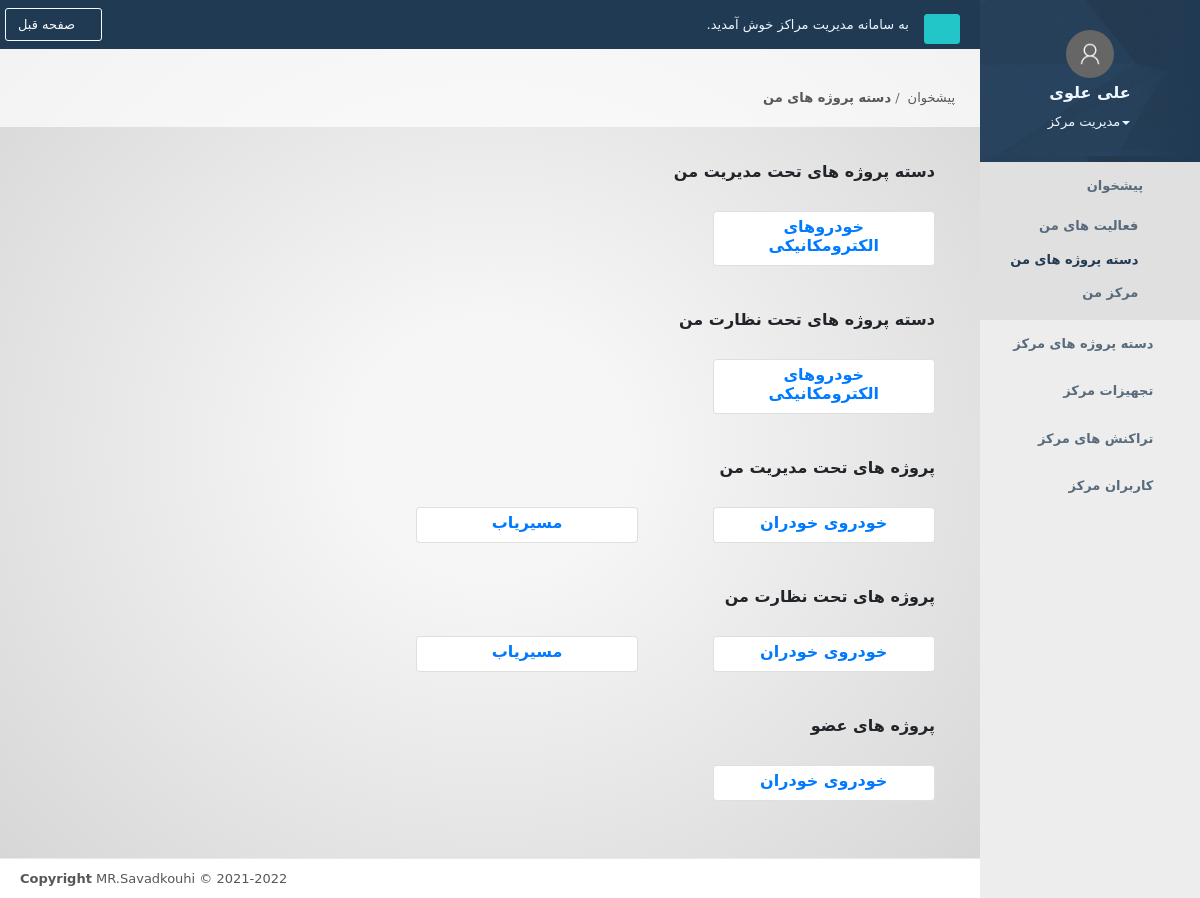
Page /myprojectpacks (signed in) on the committed database.
### accounts/models.py (models this page shows, shortened)
class Profile(models.Model):
    user = models.OneToOneField(to=User, on_delete=models.CASCADE, verbose_name='کاربر')
    avatar = models.ImageField(upload_to=get_avatar_directory_path, verbose_name='Avatar', max_length=255, blank=True,
                               null=True)
    created_at = models.DateTimeField(auto_now_add=True, verbose_name='تاریخ ایجاد')
    permissions = models.ManyToManyField(to=Permission, blank=True, verbose_name='دسترسی ها')
    mobile_number = models.CharField(max_length=11, verbose_name='تلفن همراه', unique=True)
    phone_number = models.CharField(max_length=20, default='', blank=True, verbose_name='تلفن ثابت')
    address = models.TextField(default='', blank=True, verbose_name='نشانی')
    sex = models.CharField(max_length=20, blank=True, choices=SEXES, default='man', verbose_name='جنسیت')
    degree = models.CharField(max_length=20, blank=True, choices=DEGREES, default='bachelor', verbose_name='مدرک')
    measure = models.CharField(max_length=20, blank=True, choices=MEASURES, default='software', verbose_name='رشته')
    university = models.CharField(max_length=20, blank=True, choices=UNINVERSITIES, default='Public', verbose_name='دانشگاه')
    langs = models.ManyToManyField(to=Lang, blank=True, verbose_name='زبان های برنامه نویسی')
    softwares = models.ManyToManyField(to=Software, blank=True, verbose_name='نرم افزارهای مسلط')
    other_abilities = models.TextField(default='', blank=True, verbose_name='سایر توانایی ها')
    resume = models.FileField(upload_to=get_resume_directory_path, verbose_name='رزومه', max_length=255, blank=True,
                               null=True)
    class Meta:
        ordering = ['user__last_name', 'user__first_name']
    @property
    def get_user_center(self):
        center = self.center_set.first()
        return center.id
    @property
    def get_user_main_role_display(self):
        main_role = self.permissions.all().first()
        if main_role:
            return main_role.get_code_display()
        return 'عضو مرکز'
    def has_perms(self, perms):
        if self.permissions.filter(code__in=perms).count():
            return True
        return False

class Permission(models.Model):
    code = models.CharField(max_length=30, choices=PERMISSIONS, verbose_name='کد')

### centers/models.py (models this page shows, shortened)
class ProjectPack(models.Model):
    name = models.CharField(max_length=255, verbose_name='نام', unique=True)
    code = models.CharField(null=True, blank=True, max_length=255, verbose_name='کد')
    description = models.TextField(null=True, blank=True, verbose_name='توضیحات')
    created_at = models.DateTimeField(auto_now_add=True, verbose_name='تاریخ ایجاد')
    manager = models.ForeignKey(to=Profile, on_delete=models.PROTECT, related_name='projectpack_manager',
                                verbose_name='مدیر دسته پروژه')
    monitoring_manager = models.ForeignKey(to=Profile, on_delete=models.PROTECT, related_name='projectpack_monitoring_manager',
                                verbose_name='کارشناس کنترل پروژه')
    center = models.ForeignKey(to=Center, on_delete=models.PROTECT, verbose_name='مرکز')
    started_at = models.DateTimeField(null=True, blank=True, verbose_name='شروع واقعی قرارداد')
    to_be_started = models.DateTimeField(verbose_name='شروع قرارداد')
    to_be_finished = models.DateTimeField(verbose_name='سررسید قرارداد')
    payment = models.IntegerField(verbose_name='مبلغ قرارداد')
    paid = models.IntegerField(default=0, verbose_name='مبلغ پرداخت شده')
    usable_fund = models.IntegerField(default=0, verbose_name='مبلغ قابل استفاده جهت تسویه پروژه')
    created_financial_statement = models.BooleanField(default=False, verbose_name='صورت مالی ایجاد شده؟')
    time_supplement_days = models.IntegerField(default=0, verbose_name='روزهای متمم شده')
    time_supplement_description = models.TextField(null=True, blank=True, verbose_name='توضیحات متمم زمانی')
    finished_at = models.DateTimeField(null=True, blank=True, verbose_name='تاریخ خاتمه قرارداد')
    status = models.CharField(max_length=20, choices=STATUS_TYPES, default='to_do', verbose_name='وضعیت')
    attachments = models.ManyToManyField(ProjectPackAttachment, blank=True, verbose_name='فایل ها')

class Project(models.Model):
    name = models.CharField(max_length=255, verbose_name='نام', unique=True)
    description = models.TextField(null=True, blank=True, verbose_name='توضیحات')
    created_at = models.DateTimeField(auto_now_add=True, verbose_name='تاریخ ایجاد')
    manager = models.ForeignKey(to=Profile, on_delete=models.PROTECT, related_name='project_manager',
                                verbose_name='پیمانکار پروژه')
    monitoring_manager = models.ForeignKey(to=Profile, on_delete=models.PROTECT, related_name='project_monitoring_manager',
                                verbose_name='ناظر پروژه')
    center = models.ForeignKey(to=Center, on_delete=models.PROTECT, verbose_name='مرکز')
    project_pack = models.ForeignKey(to=ProjectPack, on_delete=models.PROTECT, verbose_name='دسته پروژه')
    employees = models.ManyToManyField(to=Profile, blank=True, related_name='project_employees', verbose_name='اعضای پروژه')
    started_at = models.DateTimeField(null=True, blank=True, verbose_name='شروع قرارداد')
    to_be_finished = models.DateTimeField(verbose_name='سررسید قرارداد')
    payment = models.IntegerField(verbose_name='مبلغ قرارداد')
    paid = models.IntegerField(default=0, verbose_name='مبلغ پرداخت شده')
    usable_fund = models.IntegerField(default=0, verbose_name='مبلغ قابل استفاده جهت تسویه فعالیت')
    created_financial_statement = models.BooleanField(default=False, verbose_name='صورت مالی ایجاد شده؟')
    time_supplement_days = models.IntegerField(default=0, verbose_name='روزهای متمم شده')
    time_supplement_description = models.TextField(null=True, blank=True, verbose_name='توضیحات متمم زمانی')
    progress = models.IntegerField(default=0, verbose_name='درصد پیشرفت وزنی')
    weightless_progress = models.IntegerField(default=0, verbose_name='درصد پیشرفت')
    finished_at = models.DateTimeField(null=True, blank=True, verbose_name='تاریخ خاتمه قرارداد')
    status = models.CharField(max_length=20, choices=STATUS_TYPES, default='to_do', verbose_name='وضعیت')
    attachments = models.ManyToManyField(ProjectAttachment, blank=True, verbose_name='فایل ها')

### dashboard/views.py (the view)
# urls.py: path('myprojectpacks', MyProjectPacks.as_view(), name='myprojectpacks'),
class MyProjectPacks(LoginRequiredMixin,  ListView):
    model = ProjectPack
    template_name = 'myprojectpacks.html'
    def get_context_data(self, **kwargs):
        context = super().get_context_data(**kwargs)
        profile = self.request.user.profile
        context['object'] = profile
        return context

### dashboard/templatetags/helper_filter.py (called while the page is built)
@register.simple_tag
def has_perms(user, perms):
	perms_list = perms.split(';')
	return user.profile.has_perms(perms_list)

### dashboard/templates/myprojectpacks.html (shortened to what this page needs)
{% extends 'base.html' %}
{% load static %}
{% load jalali_date %}
{% load helper_filter %}
{% block title-breadcrumb %}
	<div class="col-md-10">
                    <br>
                    <br>
		<ol class="breadcrumb">
			<li class="breadcrumb-item">
				<a>پیشخوان</a>
			</li>
			<li class="breadcrumb-item active">
				<a href="{% url 'dashboard:myprojectpacks' %}"><strong>دسته پروژه های من</strong></a>
			</li>
		</ol>
	</div>
	<div class="col-md-2">
	</div>
{% endblock %}
{% block content %}
        <div class="col-lg-12">
            <h3>دسته پروژه های تحت مدیریت من</h3>
            <br>
            {% for pack in object.projectpack_manager.all %}
                <div class="card col-lg-3 offset-1 text-center">
                    <h3><a href="{% url 'centers:projectpack_details' pack.id %}">{{ pack.name }}</a></h3>
                </div>
            {% endfor %}
        </div>
        <div class="col-lg-12">
        <br>
        <br>
        </div>
        <div class="col-lg-12">
            <h3>دسته پروژه های تحت نظارت من</h3>
            <br>
            {% for pack in object.projectpack_monitoring_manager.all %}
                <div class="card col-lg-3 offset-1 text-center">
                    <h3><a href="{% url 'centers:projectpack_details' pack.id %}">{{ pack.name }}</a></h3>
                </div>
            {% endfor %}
        </div>
        <div class="col-lg-12">
        <br>
        <br>
        </div>
        <div class="col-lg-12">
            <h3>پروژه های تحت مدیریت من</h3>
            <br>
            {% for project in object.project_manager.all %}
                <div class="card col-lg-3 offset-1 text-center">
                    <h3><a href="{% url 'centers:projectpack_project_details' project.id project.project_pack.id %}">{{ project.name }}</a></h3>
                </div>
            {% endfor %}
        </div>
        <div class="col-lg-12">
        <br>
        <br>
        </div>
        <div class="col-lg-12">
            <h3>پروژه های تحت نظارت من</h3>
            <br>
            {% for project in object.project_monitoring_manager.all %}
                <div class="card col-lg-3 offset-1 text-center">
                    <h3><a href="{% url 'centers:projectpack_project_details' project.id project.project_pack.id %}">{{ project.name }}</a></h3>
                </div>
            {% endfor %}
        </div>
        <div class="col-lg-12">
        <br>
        <br>
        </div>
        <div class="col-lg-12">
            <h3>پروژه های عضو</h3>
            <br>
                {% for project in object.project_employees.all %}
                <div class="card col-lg-3 offset-1 text-center">
                    <h3><a href="{% url 'centers:projectpack_project_details' project.id project.project_pack.id %}">{{ project.name }}</a></h3>
                </div>
            {% endfor %}
        </div>
        <div class="col-lg-12">
        <br>
        <br>
        <br>
        <br>
        <br>
        </div>
{% endblock %}
{% block scripts %}
    	<link href="{% static 'vendors/datatables/css/datatables.min.css' %}" rel="stylesheet">
{% endblock %}

### templates/side-bar-navigation.html (shortened to what this page needs)
{% load static %}
{% load i18n %}
{% load helper_filter %}
<nav class="navbar-default navbar-static-side" role="navigation">
	<div class="sidebar-collapse">
		<ul class="nav metismenu" id="side-menu">
			<li class="nav-header text-center">
				<div class="dropdown profile-element">
					<span>
						<img alt="image" class="rounded-circle img-height-50 img-avatar"
						     src="{% if user.profile.avatar %}{{ user.profile.avatar.url }}{% else %}{% static 'img/user.png' %}{% endif %}"/>
					</span>
					<a data-toggle="dropdown" class="dropdown-toggle" href="#">
						<h3 class="block m-t-xs font-bold">{% if user.get_full_name %}{{ user.get_full_name }}{% else %}{{ user.get_username }}{% endif %}</h3>
						<span class="text-xs block"><b class="caret"></b>{{ user.profile.get_user_main_role_display }}</span>
					</a>
				</div>
			</li>
            {% if user.is_superuser and user.profile.has_no_perms %}
            {% else %}
                <li {% if request.resolver_match.app_name == 'dashboard' %}class="active"{% endif %}>
                    <a href="#"><i class="fa fa-th-large"></i>
                        <span class="nav-label">پیشخوان</span>
                        <span class="fa arrow"></span>
                    </a>
                    <ul class="nav nav-second-level collapse">
                        <li {% if request.resolver_match.view_name == 'dashboard:main' %}class="active"{% endif %}>
                            <a href="{% url 'dashboard:main' %}">
                                <i class="fa fa-tasks"></i>
                                فعالیت های من
                            </a>
                        </li>
                        <li {% if request.resolver_match.view_name == 'dashboard:myprojectpacks' %}class="active"{% endif %}>
                            <a href="{% url 'dashboard:myprojectpacks' %}">
                                <i class="fa fa-suitcase"></i>
                                دسته پروژه های من
                            </a>
                        </li>
                        <li {% if request.resolver_match.view_name == 'dashboard:mycenter' %}class="active"{% endif %}>
                            <a href="{% url 'dashboard:mycenter' %}">
                                <i class="fa fa-cube"></i>
                                مرکز من
                            </a>
                        </li>
                    </ul>
                </li>
            {% endif %}
            {%  has_perms user 'center;' as has_center_perm %}
            {%  has_perms user 'projectpacks;' as has_projectpacks_perm %}
            {%  has_perms user 'projectpack;' as has_projectpack_perm %}
			{% if user.is_superuser or has_projectpacks_perm %}
                <li {% if request.resolver_match.view_name == 'centers:projectpack_list' %}class="active"{% endif %}>
					<a href="{% url 'centers:projectpack_list' %}">
						<i class="fa fa-suitcase"></i>
						<span class="nav-label">مدیریت دسته پروژه ها</span>
					</a>
				</li>
            {% elif has_projectpack_perm or has_center_perm %}
                <li {% if request.resolver_match.view_name == 'centers:center_projectpack_list' %}class="active"{% endif %}>
					<a href="{% url 'centers:center_projectpack_list' user.profile.get_user_center %}">
						<i class="fa fa-suitcase"></i>
						<span class="nav-label">دسته پروژه های مرکز</span>
					</a>
				</li>
			{% endif %}
            {%  has_perms user 'center;' as has_center_perm %}
			{%  has_perms user 'equipments;' as has_equipments_perm %}
            {%  has_perms user 'equipment;' as has_equipment_perm %}
            {% if user.is_superuser or has_equipments_perm %}
                <li {% if request.resolver_match.view_name == 'equipments:equipment_list' %}class="active"{% endif %}>
					<a href="{% url 'equipments:equipment_list' %}">
						<i class="fa fa-wrench"></i>
						<span class="nav-label">مدیریت تجهیزات</span>
					</a>
				</li>
            {% elif has_equipment_perm or has_center_perm %}
                <li {% if request.resolver_match.view_name == 'equipments:center_equipment_list' %}class="active"{% endif %}>
					<a href="{% url 'equipments:center_equipment_list' user.profile.get_user_center %}">
						<i class="fa fa-wrench"></i>
						<span class="nav-label">تجهیزات مرکز</span>
					</a>
				</li>
			{% endif %}
            {%  has_perms user 'center;' as has_center_perm %}
            {%  has_perms user 'transactions;' as has_transactions_perm %}
            {%  has_perms user 'transaction;' as has_transaction_perm %}
            {% if user.is_superuser or has_transactions_perm %}
				<li {% if request.resolver_match.view_name == 'transactions:transaction_list' %}class="active"{% endif %}>
					<a href="{% url 'transactions:transaction_list' %}">
						<i class="fa fa-money-bill"></i>
						<span class="nav-label">مدیریت تراکنش ها</span>
					</a>
				</li>
            {% elif has_transaction_perm or has_center_perm%}
                <li {% if request.resolver_match.view_name == 'transactions:center_transaction_list' %}class="active"{% endif %}>
					<a href="{% url 'transactions:center_transaction_list' user.profile.get_user_center %}">
						<i class="fa fa-money-bill"></i>
						<span class="nav-label">تراکنش های مرکز</span>
					</a>
				</li>
			{% endif %}
            {%  has_perms user 'center;' as has_center_perm %}
        	{%  has_perms user 'users;' as has_users_perm %}
            {%  has_perms user 'user;' as has_user_perm %}
            {% if user.is_superuser or has_users_perm %}
				<li {% if request.resolver_match.app_name == 'accounts' %}class="active"{% endif %}>
					<a href="{% url 'accounts:profile_list' %}">
						<i class="fa fa-users"></i>
						<span class="nav-label">مدیریت کاربران</span>
					</a>
				</li>
            {% elif has_user_perm or has_center_perm %}
                <li {% if request.resolver_match.app_name == 'accounts' %}class="active"{% endif %}>
					<a href="{% url 'accounts:center_profile_list' user.profile.get_user_center %}">
						<i class="fa fa-users"></i>
						<span class="nav-label">کاربران مرکز</span>
					</a>
				</li>
			{% endif %}
		</ul>
	</div>
</nav>

### static/custom.css (style rules this page uses)
.img-avatar { height: 48px; width: 48px; }
.img-height-50 { max-height: 50px !important; }
.persian { font-family: VazirFD, Tahoma, "DejaVu Sans", helvetica, arial, freesans, sans-serif; }

### rows in the picture
ProjectPack: name "خودروهای الکترومکانیکی"
Project: name "خودروی خودران"
Project: name "مسیریاب"

### other values in the picture
{{ user.get_full_name }} "علی علوی"
{{ user.profile.get_user_main_role_display }} "مدیریت مرکز"
